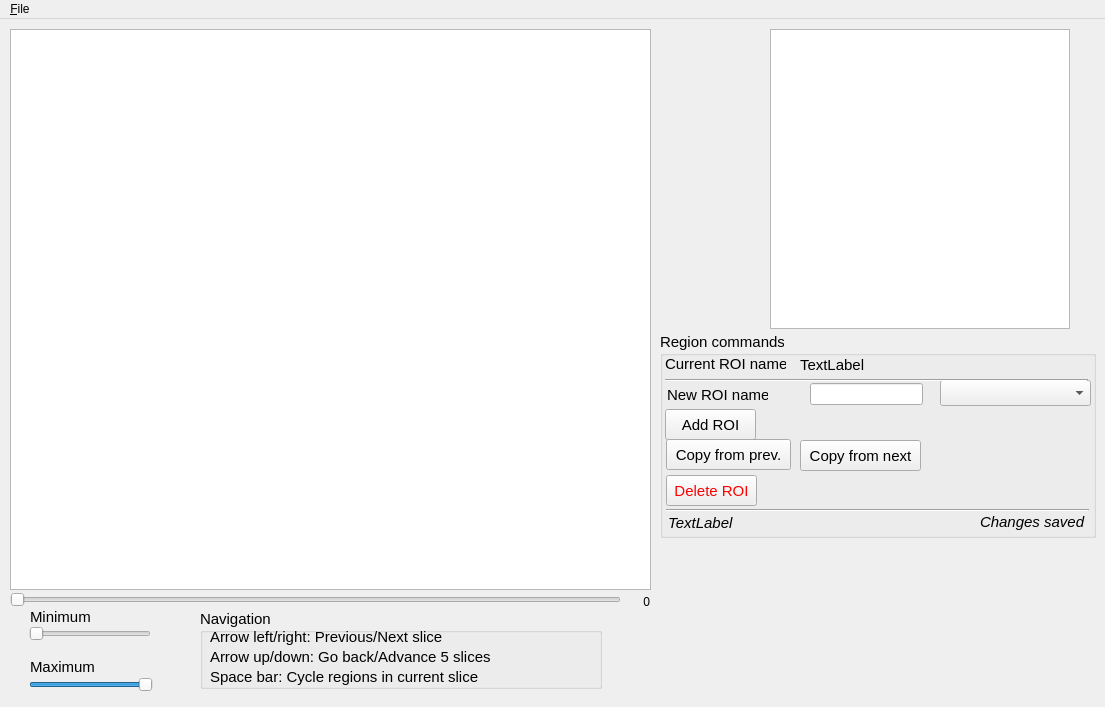
<?xml version="1.0" encoding="UTF-8"?>
<ui version="4.0">
 <class>RegionSelector</class>
 <widget class="QMainWindow" name="RegionSelector">
  <property name="geometry">
   <rect>
    <x>0</x>
    <y>0</y>
    <width>1105</width>
    <height>707</height>
   </rect>
  </property>
  <property name="windowTitle">
   <string>Brain Segmenter</string>
  </property>
  <widget class="QWidget" name="centralwidget">
   <widget class="GraphicsLayoutWidget" name="stackBox">
    <property name="geometry">
     <rect>
      <x>10</x>
      <y>10</y>
      <width>641</width>
      <height>561</height>
     </rect>
    </property>
   </widget>
   <widget class="ImageView" name="ROIView">
    <property name="geometry">
     <rect>
      <x>770</x>
      <y>10</y>
      <width>300</width>
      <height>300</height>
     </rect>
    </property>
   </widget>
   <widget class="QSlider" name="sldrZ">
    <property name="geometry">
     <rect>
      <x>10</x>
      <y>570</y>
      <width>611</width>
      <height>22</height>
     </rect>
    </property>
    <property name="orientation">
     <enum>Qt::Horizontal</enum>
    </property>
   </widget>
   <widget class="QLabel" name="lbl_z">
    <property name="geometry">
     <rect>
      <x>629</x>
      <y>575</y>
      <width>21</width>
      <height>16</height>
     </rect>
    </property>
    <property name="text">
     <string>0</string>
    </property>
    <property name="alignment">
     <set>Qt::AlignRight|Qt::AlignTrailing|Qt::AlignVCenter</set>
    </property>
   </widget>
   <widget class="QGroupBox" name="groupBox">
    <property name="geometry">
     <rect>
      <x>660</x>
      <y>313</y>
      <width>436</width>
      <height>206</height>
     </rect>
    </property>
    <property name="font">
     <font>
      <pointsize>11</pointsize>
     </font>
    </property>
    <property name="title">
     <string>Region commands</string>
    </property>
    <widget class="QLabel" name="lblSaveName">
     <property name="geometry">
      <rect>
       <x>8</x>
       <y>183</y>
       <width>304</width>
       <height>16</height>
      </rect>
     </property>
     <property name="font">
      <font>
       <pointsize>11</pointsize>
       <italic>true</italic>
      </font>
     </property>
     <property name="text">
      <string>TextLabel</string>
     </property>
    </widget>
    <widget class="QLabel" name="lblIsSaved">
     <property name="geometry">
      <rect>
       <x>320</x>
       <y>180</y>
       <width>111</width>
       <height>20</height>
      </rect>
     </property>
     <property name="font">
      <font>
       <pointsize>11</pointsize>
       <italic>true</italic>
      </font>
     </property>
     <property name="text">
      <string>Changes saved</string>
     </property>
    </widget>
    <widget class="QLabel" name="label">
     <property name="geometry">
      <rect>
       <x>5</x>
       <y>24</y>
       <width>121</width>
       <height>16</height>
      </rect>
     </property>
     <property name="font">
      <font>
       <pointsize>11</pointsize>
      </font>
     </property>
     <property name="text">
      <string>Current ROI name:</string>
     </property>
    </widget>
    <widget class="QLabel" name="lblROIName">
     <property name="geometry">
      <rect>
       <x>140</x>
       <y>25</y>
       <width>288</width>
       <height>16</height>
      </rect>
     </property>
     <property name="font">
      <font>
       <pointsize>11</pointsize>
      </font>
     </property>
     <property name="text">
      <string>TextLabel</string>
     </property>
    </widget>
    <widget class="Line" name="line">
     <property name="geometry">
      <rect>
       <x>6</x>
       <y>170</y>
       <width>423</width>
       <height>16</height>
      </rect>
     </property>
     <property name="orientation">
      <enum>Qt::Horizontal</enum>
     </property>
    </widget>
    <widget class="QPushButton" name="btnDelROI">
     <property name="geometry">
      <rect>
       <x>6</x>
       <y>143</y>
       <width>91</width>
       <height>31</height>
      </rect>
     </property>
     <property name="palette">
      <palette>
       <active>
        <colorrole role="ButtonText">
         <brush brushstyle="SolidPattern">
          <color alpha="255">
           <red>255</red>
           <green>0</green>
           <blue>0</blue>
          </color>
         </brush>
        </colorrole>
       </active>
       <inactive>
        <colorrole role="ButtonText">
         <brush brushstyle="SolidPattern">
          <color alpha="255">
           <red>255</red>
           <green>0</green>
           <blue>0</blue>
          </color>
         </brush>
        </colorrole>
       </inactive>
       <disabled>
        <colorrole role="ButtonText">
         <brush brushstyle="SolidPattern">
          <color alpha="255">
           <red>106</red>
           <green>104</green>
           <blue>100</blue>
          </color>
         </brush>
        </colorrole>
       </disabled>
      </palette>
     </property>
     <property name="text">
      <string>Delete ROI</string>
     </property>
    </widget>
    <widget class="QLineEdit" name="leNewROI">
     <property name="geometry">
      <rect>
       <x>150</x>
       <y>51</y>
       <width>113</width>
       <height>22</height>
      </rect>
     </property>
    </widget>
    <widget class="QComboBox" name="cbRegions">
     <property name="geometry">
      <rect>
       <x>280</x>
       <y>48</y>
       <width>151</width>
       <height>26</height>
      </rect>
     </property>
     <property name="toolTip">
      <string>Region Names</string>
     </property>
     <property name="editable">
      <bool>false</bool>
     </property>
    </widget>
    <widget class="QLabel" name="label_2">
     <property name="geometry">
      <rect>
       <x>7</x>
       <y>55</y>
       <width>101</width>
       <height>16</height>
      </rect>
     </property>
     <property name="font">
      <font>
       <pointsize>11</pointsize>
      </font>
     </property>
     <property name="text">
      <string>New ROI name:</string>
     </property>
    </widget>
    <widget class="Line" name="line_2">
     <property name="geometry">
      <rect>
       <x>5</x>
       <y>40</y>
       <width>423</width>
       <height>16</height>
      </rect>
     </property>
     <property name="orientation">
      <enum>Qt::Horizontal</enum>
     </property>
    </widget>
    <widget class="QPushButton" name="btnAddROI">
     <property name="geometry">
      <rect>
       <x>5</x>
       <y>77</y>
       <width>91</width>
       <height>31</height>
      </rect>
     </property>
     <property name="text">
      <string>Add ROI</string>
     </property>
    </widget>
    <widget class="QPushButton" name="btnCopyROI">
     <property name="geometry">
      <rect>
       <x>6</x>
       <y>107</y>
       <width>125</width>
       <height>31</height>
      </rect>
     </property>
     <property name="text">
      <string>Copy from prev.</string>
     </property>
    </widget>
    <widget class="QPushButton" name="btnCopyROInext">
     <property name="geometry">
      <rect>
       <x>140</x>
       <y>108</y>
       <width>121</width>
       <height>31</height>
      </rect>
     </property>
     <property name="text">
      <string>Copy from next</string>
     </property>
    </widget>
   </widget>
   <widget class="QGroupBox" name="groupBox_2">
    <property name="geometry">
     <rect>
      <x>200</x>
      <y>590</y>
      <width>402</width>
      <height>80</height>
     </rect>
    </property>
    <property name="font">
     <font>
      <pointsize>11</pointsize>
     </font>
    </property>
    <property name="title">
     <string>Navigation</string>
    </property>
    <widget class="QLabel" name="label_3">
     <property name="geometry">
      <rect>
       <x>10</x>
       <y>20</y>
       <width>383</width>
       <height>16</height>
      </rect>
     </property>
     <property name="text">
      <string>Arrow left/right: Previous/Next slice  </string>
     </property>
    </widget>
    <widget class="QLabel" name="label_4">
     <property name="geometry">
      <rect>
       <x>10</x>
       <y>40</y>
       <width>384</width>
       <height>16</height>
      </rect>
     </property>
     <property name="text">
      <string>Arrow up/down: Go back/Advance 5 slices  </string>
     </property>
    </widget>
    <widget class="QLabel" name="label_5">
     <property name="geometry">
      <rect>
       <x>10</x>
       <y>60</y>
       <width>384</width>
       <height>16</height>
      </rect>
     </property>
     <property name="text">
      <string>Space bar: Cycle regions in current slice  </string>
     </property>
    </widget>
   </widget>
   <widget class="QLabel" name="label_7">
    <property name="geometry">
     <rect>
      <x>30</x>
      <y>640</y>
      <width>73</width>
      <height>16</height>
     </rect>
    </property>
    <property name="font">
     <font>
      <pointsize>11</pointsize>
     </font>
    </property>
    <property name="text">
     <string>Maximum</string>
    </property>
   </widget>
   <widget class="QSlider" name="dialMax">
    <property name="geometry">
     <rect>
      <x>29</x>
      <y>656</y>
      <width>124</width>
      <height>20</height>
     </rect>
    </property>
    <property name="minimum">
     <number>1</number>
    </property>
    <property name="maximum">
     <number>255</number>
    </property>
    <property name="value">
     <number>255</number>
    </property>
    <property name="orientation">
     <enum>Qt::Horizontal</enum>
    </property>
   </widget>
   <widget class="QLabel" name="label_6">
    <property name="geometry">
     <rect>
      <x>30</x>
      <y>590</y>
      <width>68</width>
      <height>16</height>
     </rect>
    </property>
    <property name="font">
     <font>
      <pointsize>11</pointsize>
     </font>
    </property>
    <property name="text">
     <string>Minimum</string>
    </property>
   </widget>
   <widget class="QSlider" name="dialMin">
    <property name="geometry">
     <rect>
      <x>29</x>
      <y>605</y>
      <width>122</width>
      <height>20</height>
     </rect>
    </property>
    <property name="maximum">
     <number>255</number>
    </property>
    <property name="orientation">
     <enum>Qt::Horizontal</enum>
    </property>
   </widget>
   <zorder>stackBox</zorder>
   <zorder>ROIView</zorder>
   <zorder>sldrZ</zorder>
   <zorder>lbl_z</zorder>
   <zorder>groupBox</zorder>
   <zorder>groupBox_2</zorder>
   <zorder>label_7</zorder>
   <zorder>dialMax</zorder>
   <zorder>label_6</zorder>
   <zorder>dialMin</zorder>
   <zorder>label_3</zorder>
  </widget>
  <widget class="QMenuBar" name="menubar">
   <property name="geometry">
    <rect>
     <x>0</x>
     <y>0</y>
     <width>1105</width>
     <height>22</height>
    </rect>
   </property>
   <widget class="QMenu" name="menu_File">
    <property name="title">
     <string>&amp;File</string>
    </property>
    <addaction name="actionOpen_Stack"/>
    <addaction name="separator"/>
    <addaction name="actionLoad_regions"/>
    <addaction name="actionSave_regions"/>
    <addaction name="actionSave_regions_as"/>
   </widget>
   <addaction name="menu_File"/>
  </widget>
  <action name="actionOpen_Stack">
   <property name="text">
    <string>Open Stack</string>
   </property>
  </action>
  <action name="actionLoad_regions">
   <property name="text">
    <string>Load regions...</string>
   </property>
  </action>
  <action name="actionSave_regions">
   <property name="text">
    <string>Save regions</string>
   </property>
  </action>
  <action name="actionSave_regions_as">
   <property name="text">
    <string>Save regions as...</string>
   </property>
  </action>
 </widget>
 <customwidgets>
  <customwidget>
   <class>ImageView</class>
   <extends>QGraphicsView</extends>
   <header>pyqtgraph</header>
  </customwidget>
  <customwidget>
   <class>GraphicsLayoutWidget</class>
   <extends>QGraphicsView</extends>
   <header>pyqtgraph</header>
  </customwidget>
 </customwidgets>
 <resources/>
 <connections/>
</ui>
